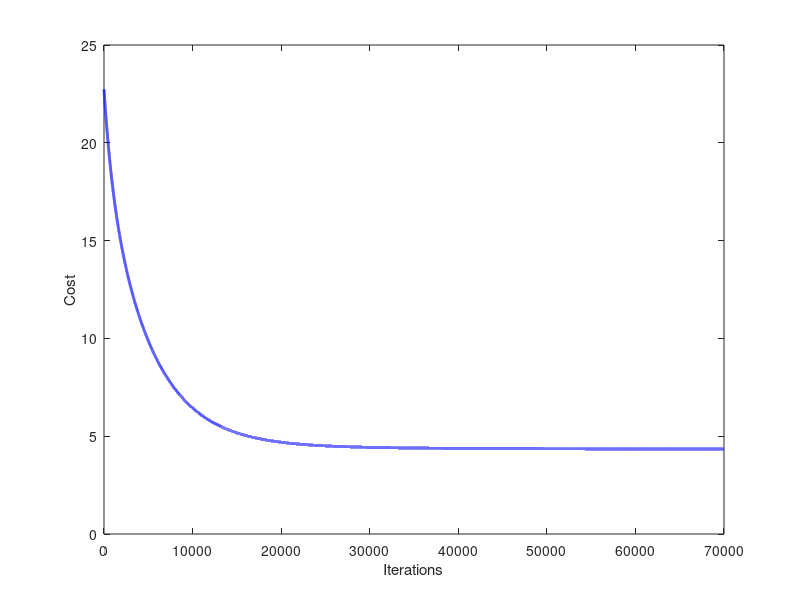
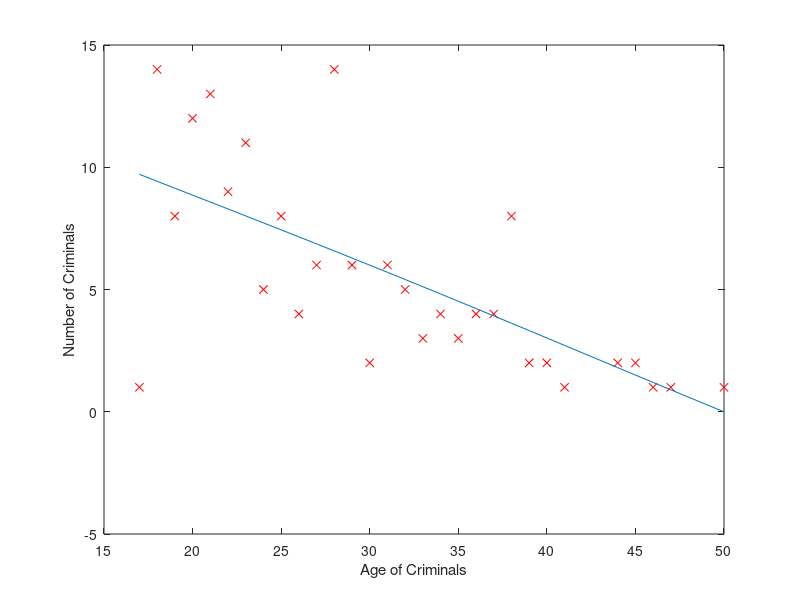

Write MATLAB code to recreate these figures, in order.
clear; close all; clc


data = load('secondary_database.txt');
X = data(:,1);
y = data(:,2);
m = length(y);

X = [X sqrt(X) X.^2 X.^3 X.^4 X.^5];
n = size(X,2);


%%  ============Feature Normalize===========
X_norm = X;

mu = zeros(n, 1);
sigma = zeros(n, 1);

mu = mean(X);
sigma = std(X);

for i = 1:n,
  X_norm(:,i) = X_norm(:,i) - mu(i);
  X_norm(:,i) = X_norm(:,i) / sigma(i);
endfor

%%  ============Feature Normalize===========

X_norm = [ones(m,1) X_norm];


%% ===============Compute Cost==============
function J = computeCost(X, y, theta)
  
m = length(y);
n = size(X,2) - 1;

hTheta = X * theta;
J = ((hTheta - y)' * (hTheta - y)) / (2 * m);
end

%% ===============Compute Cost==============

%%==============Gradient Descent============
alpha = 0.0001;
num_iters = 70000;
theta = zeros(n+1, 1);
J = zeros(num_iters,1);

for iter = 1:num_iters,
  hTheta = X_norm * theta;
  J(iter) = computeCost(X_norm, y, theta);

  for i = 1:n+1,
    theta(i) = theta(i) - (alpha / m) * sum( X_norm(:,i) .* (hTheta - y) );
  end
  
end

figure(1);
plot(1:numel(J), J, '-b', 'LineWidth', 2);
xlabel('Iterations');
ylabel('Cost');

%%==============Gradient Descent============

X = [ones(m,1) X];

figure(2);
plot(X(:,2),y,'rx');
hold on;
plot(X(:,2), X_norm * theta, '-');
xlabel('Age of Criminals');
ylabel('Number of Criminals');
hold off;





